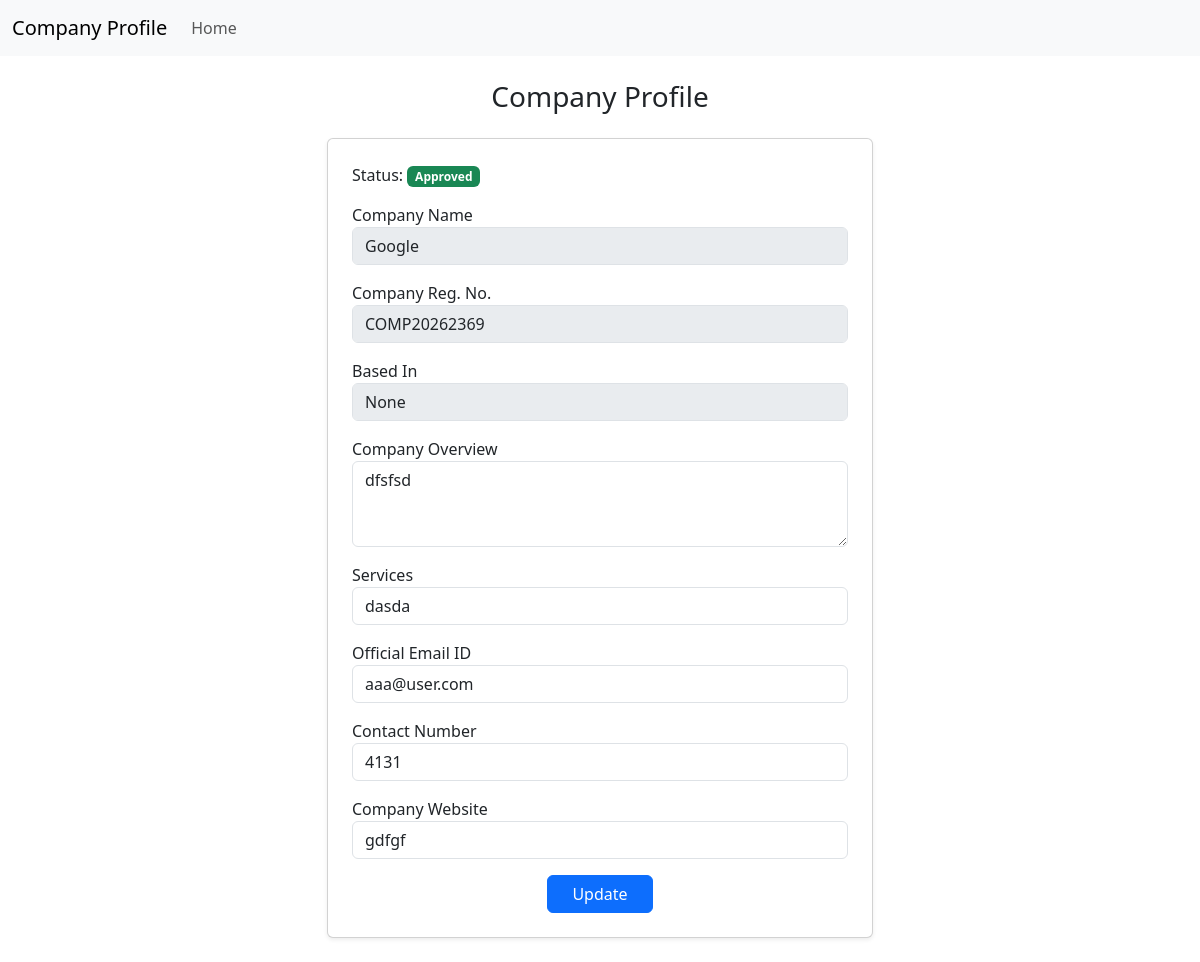
Before: /company/profile (signed in) with the older database file.
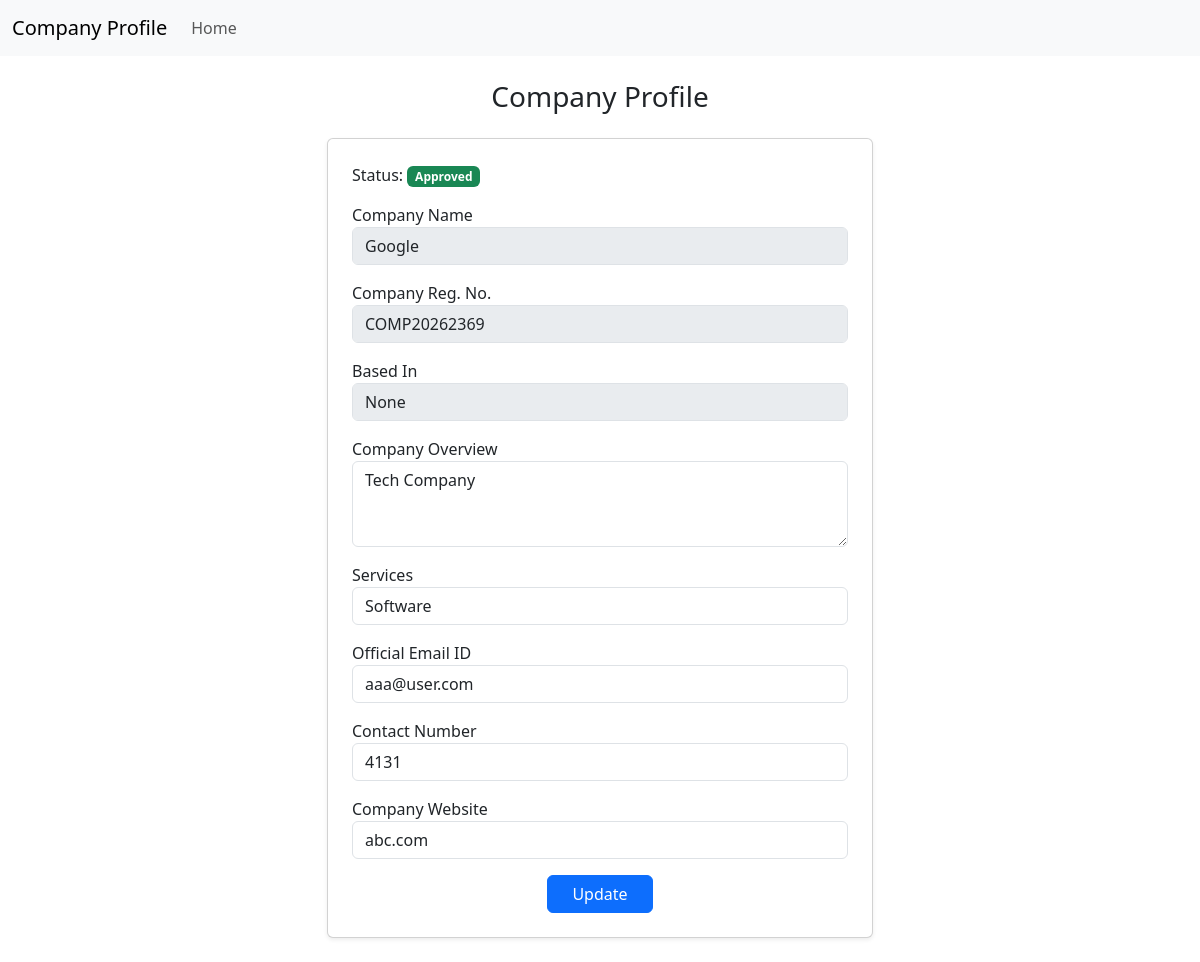
After: the same page with the newer database file.
### application/models.py (models this page shows)
class Company(db.Model):
    __tablename__ = "company"
    id = db.Column(db.Integer(), primary_key=True)
    user_id = db.Column(db.Integer(), db.ForeignKey('user.id'))
    company_name = db.Column(db.String(), nullable=False)
    registration_no = db.Column(db.String(), unique=True)
    overview = db.Column(db.String())
    location = db.Column(db.String())
    services = db.Column(db.String())
    hr_contact = db.Column(db.String())
    website = db.Column(db.String())
    status = db.Column(db.String(), default='pending')

### application/controllers.py (the view, shortened to what this page needs)
@app.route("/company/profile", methods=["GET", "POST"])
def company_profile():
    user_id = session.get("user_id")
    company = Company.query.filter_by(user_id=user_id).first()
    user = User.query.get(user_id)
    return render_template("company_profile.html", company=company, user=user)

### templates/company_profile.html (shortened to what this page needs)
<!DOCTYPE html>
<html lang="en">
<head>
    <link rel="stylesheet" href="/static/style.css">
    <link href="https://cdn.jsdelivr.net/npm/bootstrap@5.3.8/dist/css/bootstrap.min.css" rel="stylesheet">
</head>
<body>
    <nav class="navbar navbar-expand-lg bg-body-tertiary">
        <div class="container-fluid">
            <a class="navbar-brand">Company Profile</a>
            <ul class="navbar-nav me-auto">
                <li class="nav-item">
                    <a class="nav-link" href="/company/dashboard">Home</a>
                </li>
            </ul>
        </div>
    </nav>
    <div class="container py-4">
        <div class="row justify-content-center">
            <div class="col-lg-6">
                <h3 class="text-center mb-4">Company Profile</h3>
                <div class="card shadow-sm p-4">
                    <form method="post">
                        <p>
                            Status:
                            {% if company.status == "approved" %}
                                <span class="badge bg-success">Approved</span>
                            {% elif company.status == "rejected" %}
                                <span class="badge bg-danger">Rejected</span>
                            {% elif company.status == "blacklisted" %}
                                <span class="badge bg-dark">Blacklisted</span>
                            {% else %}
                                <span class="badge bg-warning">Pending</span>
                            {% endif %}
                        </p>
                        <div class="mb-3">
                            <label>Company Name</label>
                            <input type="text" class="form-control" value="{{ company.company_name }}" disabled>
                        </div>
                        <div class="mb-3">
                            <label>Company Reg. No.</label>
                            <input type="text" class="form-control" value="{{ company.registration_no }}" disabled>
                        </div>
                        <div class="mb-3">
                            <label>Based In</label>
                            <input type="text" name="location" class="form-control" value="{{ company.location }}" disabled>
                        </div>
                        <div class="mb-3">
                            <label>Company Overview</label>
                            <textarea name="overview" class="form-control" rows="3">{{ company.overview }}</textarea>
                        </div>
                        <div class="mb-3">
                            <label>Services</label>
                            <input type="text" name="services" class="form-control" value="{{ company.services }}">
                        </div>
                        <div class="mb-3">
                            <label>Official Email ID</label>
                            <input type="email" name="email" class="form-control" value="{{ user.email }}">
                        </div>
                        <div class="mb-3">
                            <label>Contact Number</label>
                            <input type="text" name="contact_no" class="form-control" value="{{ company.hr_contact }}">
                        </div>
                        <div class="mb-3">
                            <label>Company Website</label>
                            <input type="text" name="website" class="form-control" value="{{ company.website }}">
                        </div>
                        <div class="text-center">
                            <input type="submit" class="btn btn-primary px-4" value="Update">
                        </div>
                    </form>
                </div>
            </div>
        </div>
    </div>
</body>
</html>

Changed rows visible on the page:
changed Company "Google": overview "dfsfsd" → "Tech Company"; services "dasda" → "Software"; website "gdfgf" → "abc.com"
